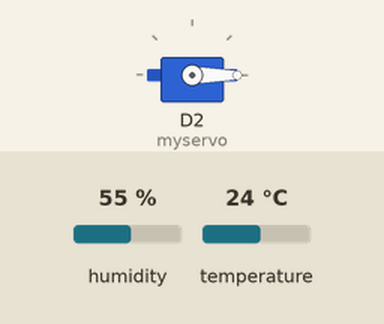
The sketch below on a simulated ESP8266 (Wemos D1 mini). On the bench: servo. Inputs (shaded band) come from the test bench; at power-on: humidity 55 %, temperature 24 °C. WiFi joins after 1.5 s; servers stay silent unless stated; uploads are accepted with an empty reply; what the sketch prints to the serial monitor is not drawn.

Above: at 0.1 s.
At 0.6 s:
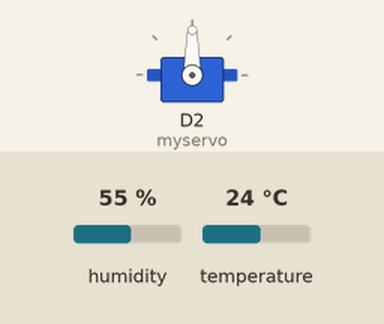
Timing chart, 0 to 2.5 s (numbered marks = the images above):
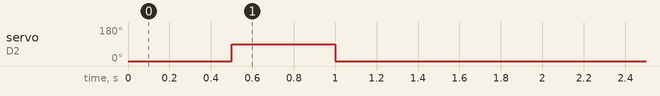

The sketch:

ESP8266_Thingspeak_Servo.ino
```cpp
// Last Edit - Terence Ang - 21 Feb 2018 - 8pm
#include <DHT.h>
#include <ESP8266WiFi.h>
#include <ThingSpeak.h>
#include <Servo.h>

#define DHTPIN D3     // what digital pin we're connected to
#define DHTTYPE DHT11   // DHT 22  (AM2302), AM2321

const float hcal = 0;
const float tcal = 0;

const char* ssid = "AndroidAP";
const char* password = "theonlyone";

//ThingSpeak Settings

unsigned long myChannelNumber = 431893;
const char*  myWriteAPIKey = "UN98S6GP7MI9FJW8";

String thingSpeakAPI = "api.thingspeak.com";
String talkBackAPIKey = "L1VXZZBMJI1TDSO4";
String talkBackID = "23352";

//----

WiFiClient  client;
DHT dht(DHTPIN, DHTTYPE);

Servo myservo;

int pos;

void setup() {

  Serial.begin(115200);
  Serial.println();
  Serial.println();
  Serial.println();

  Serial.println("ESP8266 ready");

  myservo.attach(D2);  // attaches the servo on GIO2 to the servo object
  dht.begin();
  Serial.println("Testing Servos");
  myservo.write(0);
  delay(500);
  myservo.write(90);
  delay(500);
  myservo.write(0);
  delay(500);

  Serial.println("Servo Ready");
  Serial.println("DHT Ready");

  // We start by connecting to a WiFi network
  Serial.println();
  Serial.print("Connecting to  ");
  Serial.println(ssid);

  WiFi.begin(ssid, password);

  int timeout = 50;
  while (WiFi.status() != WL_CONNECTED) {
    delay(500);
    Serial.print(".");
  }

  Serial.println("");
  Serial.println("WiFi connected");
  Serial.println("IP address: ");
  Serial.println(WiFi.localIP());

  ThingSpeak.begin(client);

  Serial.println("");

}

void loop() {

  // Reading temperature or humidity takes about 250 milliseconds!
  // Sensor readings may also be up to 2 seconds 'old' (its a very slow sensor)

  float h = dht.readHumidity() + hcal;

  // Read temperature as Celsius (the default)
  float t = dht.readTemperature() + tcal;

  delay(2000);

  // Check if any reads failed and exit early (to try again).
  if (isnan(h) || isnan(t)) {
    Serial.println("Failed to read from DHT sensor!");
  }
  else {
    Serial.print("Temperature: ");
    Serial.print(t);
    Serial.print(" *C ");

    Serial.print(" |  Humidity: ");
    Serial.print(h);
    Serial.println(" %\t");

    Serial.println("Posting results to ThinkSpeak");
    // Update the 2 ThingSpeak fields with the new data
    ThingSpeak.setField(1, (float)t);
    ThingSpeak.setField(2, (float)h);

    int result = ThingSpeak.writeFields(myChannelNumber, myWriteAPIKey);
    if (result = 200) {
      Serial.println("Results Posted, closing connection");
    }
    else
    {
      Serial.print("Unable to post result, closing connection : ");
      Serial.println(result);
    }
    Serial.println();
  }


  Serial.println("Checking Talkback from ThinkSpeak");
  getTalkback();

}

// Perform an HTTP GET request to a remote page
bool getTalkback() {

  String talkBackCommand;
  char charIn;

  // Attempt to make a connection to the remote server
  if ( !client.connect(thingSpeakAPI, 80) ) {
    Serial.println("connect falied");
    return false;
  }

  // Make an HTTP GET request
  client.println("GET /talkbacks/"+talkBackID+"/commands/execute?api_key="+talkBackAPIKey+" HTTP/1.1");
  client.print("Host: ");
  client.println(thingSpeakAPI);
  client.println("Connection: close");
  client.println();


  while (!client.available()) {
    delay(1000);
  }

  talkBackCommand = "";

  while ( client.available() ) {
    charIn = client.read();
    talkBackCommand += charIn;
  }

  //Serial.println(talkBackCommand);

  if (talkBackCommand.endsWith("SERVO_0")) {
    Serial.println("Turn to 0 deg");
    if (pos != 0) {
      myservo.write(0);
      delay(300);
      pos = 0;
    }

  }
  else if (talkBackCommand.endsWith("SERVO_90")) {
    Serial.println("Turn to 90 deg");
    if (pos != 90) {
      myservo.write(90);
      delay(300);
      pos = 90;
    }
  }
  else if (talkBackCommand.endsWith("SERVO_180")) {
    Serial.println("Turn to 180");
    if (pos != 180) {
      myservo.write(180);
      delay(300);
      pos = 180;
    }
  }

  return true;
}
```
